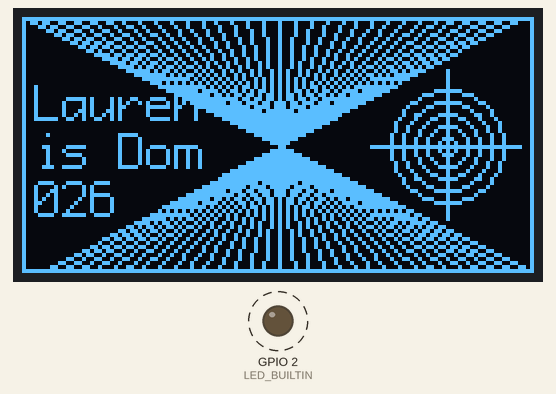
The program below on a simulated ESP32. Parts: 128×64 one-colour display, output pins drawn as LEDs (lit = HIGH). Dashed ring = blinking.

Above: at 0.51 s.
At 36.7 s:
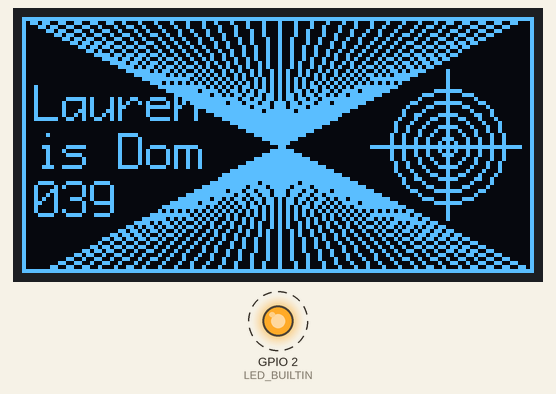
Timing chart, 0 to 40.0 s (numbered marks = the images above):
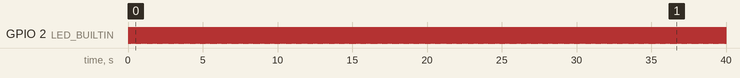

The program:

main.cpp
```cpp
#include <Arduino.h>
#include <U8g2lib.h>

#define OLED_CLOCK 15
#define OLED_DATA 4
#define OLED_RESET 16

U8G2_SSD1306_128X64_NONAME_F_HW_I2C g_OLED(U8G2_R2, OLED_RESET, OLED_CLOCK, OLED_DATA);
int g_lineHeight = 0;

void setup()
{
  pinMode(LED_BUILTIN, OUTPUT);

  g_OLED.begin();
  g_OLED.clear();
  g_OLED.setFont(u8g2_font_profont15_tf);

  g_lineHeight = g_OLED.getFontAscent() - g_OLED.getFontDescent();      // Descent is a negative number so we add it to the total

}

// FramesPerSecond
//
// Tracks a weighted average in order to smooth out the values that is given. Computes the FPS as the simple recirocal
// of the amount of time taken specified by the caller. So 1/3 of a second is 3 fps. It will take around 10 frames to stablize.
double FramesPerSecond(double seconds)
{
  static double framesPerSecond;
  framesPerSecond = (framesPerSecond * 0.9) + (1.0 / seconds * 0.1);
  return framesPerSecond;
}

void DrawLinesandGraphicsFrame(int framesPerSecond)
{
  g_OLED.clearBuffer();
  g_OLED.home();

  g_OLED.drawFrame(0, 0, g_OLED.getWidth(), g_OLED.getHeight());        // Draw a border around the screen

  // Draw some text into the frame
  g_OLED.setCursor(3, g_lineHeight * 2 + 2);                            // Draw "Hello World" and framerate on the left hand side
  g_OLED.print("Lauren");
  g_OLED.setCursor(3, g_lineHeight * 3 + 2);
  g_OLED.print("is Dom");
  g_OLED.setCursor(3, g_lineHeight * 4 + 2);
  g_OLED.printf("%03d", framesPerSecond);

  // Draw a moire pattern like it's 1984

  for (int x = 0; x < g_OLED.getWidth(); x+=4)
    g_OLED.drawLine(x, 0, g_OLED.getWidth() - x, g_OLED.getHeight());

  // Draw a reticle on the right hand side
  const int reticleY = g_OLED.getHeight()  / 2;                          // Vertical center of display
  const int reticleR = g_OLED.getHeight() / 4 - 2;                       // Slightly less than 1/4 screen height
  const int reticleX = g_OLED.getWidth() - reticleR - 8;                 // Right justified plus a margin

  for (int r = reticleR; r > 0; r -= 3)                                   // Draw series of nested circles
    g_OLED.drawCircle(reticleX, reticleY, r);

  g_OLED.drawHLine(reticleX - reticleR - 5, reticleY, 2 * reticleR + 10); // Horizontal Line through reticle center
  g_OLED.drawVLine(reticleX, reticleY - reticleR - 5, 2 * reticleR + 10); // Vertical line through reticle center

  g_OLED.sendBuffer();                                                    // Send text to screen
}

void loop() {
  static bool bLED = LOW;
  int fps = 0;

  for (;;)
  {
    bLED = !bLED;                                                         // Toggle the LED state
    digitalWrite(LED_BUILTIN, bLED);

    double dStart = millis() / 1000.0;
    DrawLinesandGraphicsFrame(fps);
    double dEnd = millis() / 1000.0;
    fps = FramesPerSecond(dEnd - dStart);
  }
}
```

Measured:
- by itself, GPIO 2 (LED_BUILTIN): alternates HIGH for 0.03 s and LOW for 0.03 s
